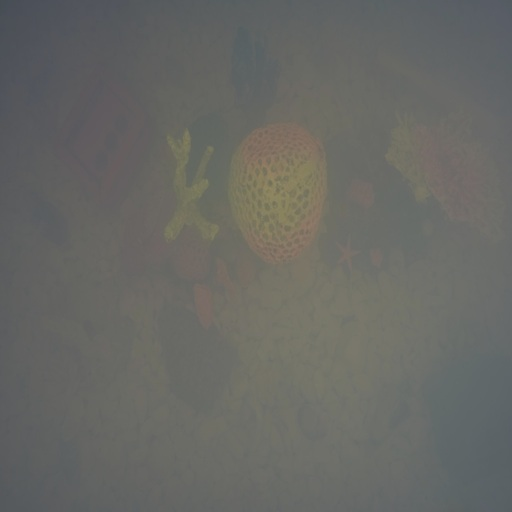
%> input picture Dark-Channel-Haze-Removal-master/5.jpg, 512 x 512 px
$ octave demo_fast.m   (GNU Octave 9; MATLAB toolbox functions it lacks are replaced by stand-ins)
%> lines starting %> are read from the running program, lines starting %| are printed output that depends on the picture; in (x1, y1, x2, y2) boxes, pixels count from 0 and x2, y2 are one past the last pixel; in counts of white or black regions, pixels touching at a corner belong together; the program's own positions count from 1
### Dark-Channel-Haze-Removal-master/dehaze_fast.m
function [ radiance ] = dehaze_fast( image, omega, win_size )
%DEHZE Summary of this function goes here
%   Detailed explanation goes here

if ~exist('omega', 'var')
    omega = 0.95;
end

if ~exist('win_size', 'var')
    win_size = 15;
end

r = 15;
res = 0.001;

[m, n, ~] = size(image);

dark_channel = get_dark_channel(image, win_size);

atmosphere = get_atmosphere(image, dark_channel);

trans_est = get_transmission_estimate(image, atmosphere, omega, win_size);

x = guided_filter(rgb2gray(image), trans_est, r, res);

transmission = reshape(x, m, n);

radiance = get_radiance(image, transmission, atmosphere);

end

### Dark-Channel-Haze-Removal-master/get_dark_channel.m
function dark_channel = get_dark_channel(image, win_size)

[m, n, ~] = size(image);

pad_size = floor(win_size/2);

padded_image = padarray(image, [pad_size pad_size], Inf);

dark_channel = zeros(m, n);

for j = 1 : m
    for i = 1 : n
        patch = padded_image(j : j + (win_size-1), i : i + (win_size-1), :);

        dark_channel(j,i) = min(patch(:));
     end
end

end

### Dark-Channel-Haze-Removal-master/get_atmosphere.m
function atmosphere = get_atmosphere(image, dark_channel)

[m, n, ~] = size(image);
n_pixels = m * n;

n_search_pixels = floor(n_pixels * 0.001);

% Reshape sources
dark_vec = reshape(dark_channel, n_pixels, 1);
image_vec = reshape(image, n_pixels, 3);

% Calculate intensities of brightest pixels in dark channel
% Warning: this is an approximation since averaging RGB may not correspond
% to perceptual intensity. Consider alternatives.
[~, indices] = sort(dark_vec, 'descend');
atmosphere_search_pixels = image_vec(indices(1:n_search_pixels),:);
intensities = mean(atmosphere_search_pixels,2);

% Find the greatest intensity pixels
[~, sorted_intensity_indices] = sort(intensities, 'descend');
max_intensity = intensities(sorted_intensity_indices(1),:);
top_intensity_indices = intensities == max_intensity;

% Get the mean RGB of brightest dark channel pixels
atmosphere = mean(atmosphere_search_pixels(top_intensity_indices,:),1);

end

### Dark-Channel-Haze-Removal-master/get_transmission_estimate.m
function trans_est = get_transmission_estimate(image, atmosphere, omega, win_size)

[m, n, ~] = size(image);

rep_atmosphere = repmat(reshape(atmosphere, [1, 1, 3]), m, n);

trans_est = 1 - omega * get_dark_channel( image ./ rep_atmosphere, win_size);

end

### Dark-Channel-Haze-Removal-master/guided_filter.m
function q = guided_filter(guide, target, radius, eps)

% Guided Filter implementation from "Fast Guided Filter"
% http://arxiv.org/abs/1505.00996
% Algorithm 1

[h, w] = size(guide);

avg_denom = window_sum_filter(ones(h, w), radius);

mean_g = window_sum_filter(guide, radius) ./ avg_denom;
mean_t = window_sum_filter(target, radius) ./ avg_denom;

corr_gg = window_sum_filter(guide .* guide, radius) ./ avg_denom;
corr_gt = window_sum_filter(guide .* target, radius) ./ avg_denom;

var_g = corr_gg - mean_g .* mean_g;
cov_gt = corr_gt - mean_g .* mean_t;

a = cov_gt ./ (var_g + eps);
b = mean_t - a .* mean_g;

mean_a = window_sum_filter(a, radius) ./ avg_denom;
mean_b = window_sum_filter(b, radius) ./ avg_denom;

q = mean_a .* guide + mean_b;

end

### Dark-Channel-Haze-Removal-master/window_sum_filter.m
function sum_img = window_sum_filter(image, r)

% sum_img(x, y) = = sum(sum(image(x-r:x+r, y-r:y+r)));

[h, w] = size(image);
sum_img = zeros(size(image));

% Y axis
im_cum = cumsum(image, 1);

sum_img(1:r+1, :) = im_cum(1+r:2*r+1, :);
sum_img(r+2:h-r, :) = im_cum(2*r+2:h, :) - im_cum(1:h-2*r-1, :);
sum_img(h-r+1:h, :) = repmat(im_cum(h, :), [r, 1]) - im_cum(h-2*r:h-r-1, :);

% X axis
im_cum = cumsum(sum_img, 2);

sum_img(:, 1:r+1) = im_cum(:, 1+r:2*r+1);
sum_img(:, r+2:w-r) = im_cum(:, 2*r+2:w) - im_cum(:, 1:w-2*r-1);
sum_img(:, w-r+1:w) = repmat(im_cum(:, w), [1, r]) - im_cum(:, w-2*r:w-r-1);

end

### Dark-Channel-Haze-Removal-master/get_radiance.m
function radiance = get_radiance(image, transmission, atmosphere)

[m, n, ~] = size(image);

rep_atmosphere = repmat(reshape(atmosphere, [1, 1, 3]), m, n);

max_transmission = repmat(max(transmission, 0.1), [1, 1, 3]);

radiance = ((image - rep_atmosphere) ./ max_transmission) + rep_atmosphere;

end

### Dark-Channel-Haze-Removal-master/demo_fast.m
warning('off','all');

tic;
image = double(imread('5.jpg'))/255;

image = imresize(image, 0.4);
%> image: size 205x205x3 double

result = dehaze_fast(image, 0.95, 5);
%> in get_dark_channel, `padded_image = padarray(image, [pad_size pad_size], Inf);`: padded_image: size 209x209x3 double; 3.79% of the values are NaN or infinite; the others: min 0.277, max 0.572, mean 0.403
%> after the loop in get_dark_channel, `for j = 1 : m`:
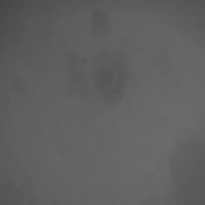
%> dark_channel: size 205x205 double; min 0.277, max 0.422, mean 0.38
%> in get_atmosphere, `atmosphere_search_pixels = image_vec(indices(1:n_search_pixels),:);`: atmosphere_search_pixels = 42 rows, first 12: [0.435 0.442 0.423; 0.445 0.449 0.426; 0.442 0.446 0.422; 0.444 0.448 0.426; 0.436 0.444 0.424; 0.436 0.443 0.424; 0.438 0.445 0.424; 0.444 0.448 0.427; 0.445 0.449 0.426; 0.438 0.446 0.426; 0.439 0.448 0.425; 0.437 0.444 0.425]
%> in get_atmosphere, `intensities = mean(atmosphere_search_pixels,2);`: intensities = 42 values, max 0.442 at index 29, min 0.433 at index 30, mean 0.437
%> in get_atmosphere, `[~, sorted_intensity_indices] = sort(intensities, 'descend');`: sorted_intensity_indices = 42 values, max 42 at index 23, min 1 at index 41, mean 21.5
%> in get_atmosphere, `max_intensity = intensities(sorted_intensity_indices(1),:);`: max_intensity = 0.442
%> in get_atmosphere, `top_intensity_indices = intensities == max_intensity;`: top_intensity_indices = 42 logical values, 1 true
%> in get_atmosphere, `atmosphere = mean(atmosphere_search_pixels(top_intensity_indices,:),1);`: atmosphere = [0.446 0.45 0.43]
%> call 2 of get_dark_channel, with win_size = 5
%> in get_dark_channel (call 2), `padded_image = padarray(image, [pad_size pad_size], Inf);`: padded_image: size 209x209x3 double; 3.79% of the values are NaN or infinite; the others: min 0.621, max 1.28, mean 0.912
%> after the loop in get_dark_channel (call 2), `for j = 1 : m`:
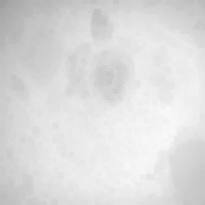
%> dark_channel: size 205x205 double; min 0.621, max 0.98, mean 0.868
%> in get_transmission_estimate, `trans_est = 1 - omega * get_dark_channel( image ./ rep_atmosphere, win..`:
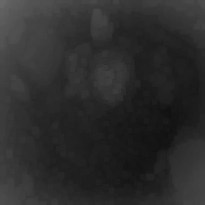
%> trans_est: size 205x205 double; min 0.069, max 0.41, mean 0.176
%> in window_sum_filter, `sum_img(:, w-r+1:w) = repmat(im_cum(:, w), [1, r]) - im_cum(:, w-2*r:w..`: sum_img: size 205x205 double; min 256, max 961, mean 889.8
%> in window_sum_filter (call 2), `sum_img(h-r+1:h, :) = repmat(im_cum(h, :), [r, 1]) - im_cum(h-2*r:h-r-..`: sum_img: size 205x205 double; min 4.9, max 15.11, mean 12.17
%> in window_sum_filter (call 2), `sum_img(:, 1:r+1) = im_cum(:, 1+r:2*r+1);`: sum_img: size 205x205 double; min 5.17, max 368.3, mean 31.1
%> in window_sum_filter (call 2), `sum_img(:, w-r+1:w) = repmat(im_cum(:, w), [1, r]) - im_cum(:, w-2*r:w..`: sum_img: size 205x205 double; min 80.52, max 458.7, mean 364
%> in window_sum_filter (call 3), `sum_img(h-r+1:h, :) = repmat(im_cum(h, :), [r, 1]) - im_cum(h-2*r:h-r-..`: sum_img: size 205x205 double; min 2.09, max 11.59, mean 5.18
%> in window_sum_filter (call 3), `sum_img(:, 1:r+1) = im_cum(:, 1+r:2*r+1);`: sum_img: size 205x205 double; min 2.09, max 324.1, mean 18.4
%> in window_sum_filter (call 3), `sum_img(:, w-r+1:w) = repmat(im_cum(:, w), [1, r]) - im_cum(:, w-2*r:w..`: sum_img: size 205x205 double; min 56.9, max 324.1, mean 152.6
%> call 4 of window_sum_filter, with r = 15
%> in window_sum_filter (call 4), `sum_img(h-r+1:h, :) = repmat(im_cum(h, :), [r, 1]) - im_cum(h-2*r:h-r-..`: sum_img: size 205x205 double; min 1.5, max 7.37, mean 4.99
%> in window_sum_filter (call 4), `sum_img(:, 1:r+1) = im_cum(:, 1+r:2*r+1);`: sum_img: size 205x205 double; min 1.67, max 141.3, mean 11.9
%> in window_sum_filter (call 4), `sum_img(:, w-r+1:w) = repmat(im_cum(:, w), [1, r]) - im_cum(:, w-2*r:w..`:
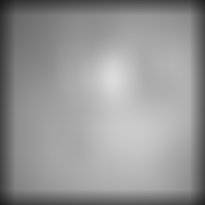
%> sum_img: size 205x205 double; min 25.34, max 219.2, mean 149.8
%> call 5 of window_sum_filter, with r = 15
%> in window_sum_filter (call 5), `sum_img(h-r+1:h, :) = repmat(im_cum(h, :), [r, 1]) - im_cum(h-2*r:h-r-..`:
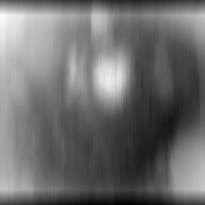
%> sum_img: size 205x205 double; min 0.871, max 3.65, mean 2.07; drawn with min black and max white
%> in window_sum_filter (call 5), `im_cum = cumsum(sum_img, 2);`:
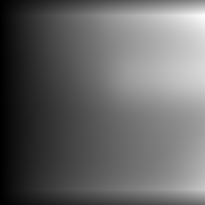
%> im_cum: size 205x205 double; min 1.6, max 566.4, mean 227.4; drawn with min black and max white
%> in window_sum_filter (call 5), `sum_img(:, 1:r+1) = im_cum(:, 1+r:2*r+1);`:
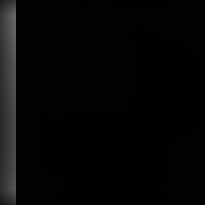
%> sum_img: size 205x205 double; 7.8% of pixels changed, all inside (x1, y1, x2, y2) = (0, 0, 16, 205)
toc;


figure;imshow(image);title("Image");
figure;imshow(result);title('Dehazed image');

PSNR = psnr(result, image);
%> PSNR = 14.15
disp(['PSNR: ', num2str(PSNR)]);
%| PSNR: 14.1518

warning('on','all');

$ run again, with Dark-Channel-Haze-Removal-master/1.jpg copied over Dark-Channel-Haze-Removal-master/5.jpg
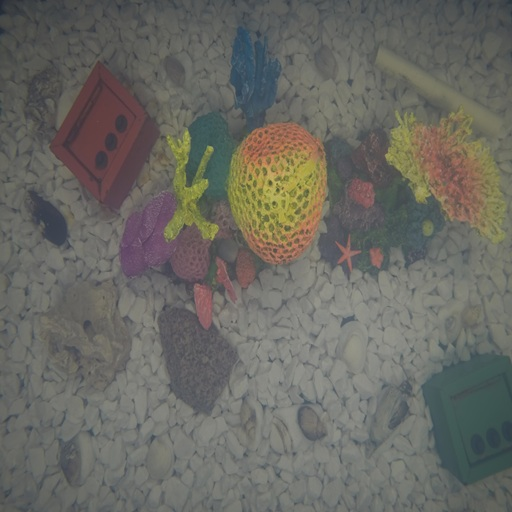
%> input picture Dark-Channel-Haze-Removal-master/1.jpg, 512 x 512 px
%> padded_image: size 209x209x3 double; 3.79% of the values are NaN or infinite; the others: min 0.147, max 0.77, mean 0.403
%> after the loop in get_dark_channel, `for j = 1 : m`:
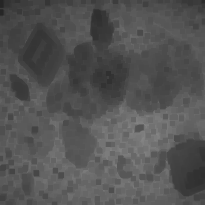
%> dark_channel: size 205x205 double; min 0.147, max 0.521, mean 0.33
%> atmosphere_search_pixels = 42 rows, first 12: [0.562 0.57 0.527; 0.581 0.582 0.534; 0.582 0.583 0.533; 0.577 0.579 0.527; 0.564 0.571 0.528; 0.57 0.577 0.532; 0.568 0.576 0.53; 0.559 0.559 0.53; 0.548 0.552 0.524; 0.534 0.538 0.514; 0.581 0.584 0.529; 0.563 0.567 0.534]
%> intensities = 42 values, max 0.566 at index 3, min 0.525 at index 40, mean 0.549
%> sorted_intensity_indices = 42 values, max 42 at index 18, min 1 at index 19, mean 21.5
%> max_intensity = 0.566
%> top_intensity_indices = 42 logical values, 1 true
%> in get_atmosphere, `atmosphere = mean(atmosphere_search_pixels(top_intensity_indices,:),1);`: atmosphere = [0.582 0.583 0.533]
%> padded_image: size 209x209x3 double; 3.79% of the values are NaN or infinite; the others: min 0.252, max 1.32, mean 0.713
%> in window_sum_filter (call 5), `sum_img(:, 1:r+1) = im_cum(:, 1+r:2*r+1);`:
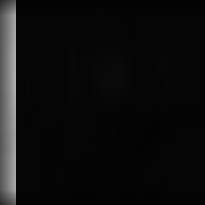
%> sum_img: size 205x205 double; min 2.24, max 177.1, mean 14.5
%> PSNR = 14.2
%| PSNR: 14.2035

$ run again, with Dark-Channel-Haze-Removal-master/2.jpg copied over Dark-Channel-Haze-Removal-master/5.jpg
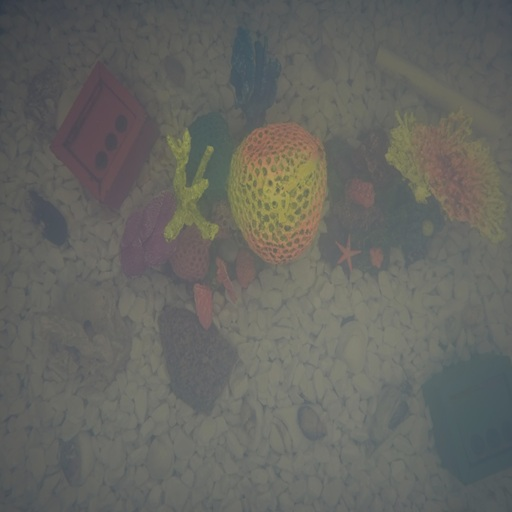
%> input picture Dark-Channel-Haze-Removal-master/2.jpg, 512 x 512 px
%> padded_image: size 209x209x3 double; 3.79% of the values are NaN or infinite; the others: min 0.193, max 0.694, mean 0.394
%> atmosphere_search_pixels = 42 rows, first 12: [0.506 0.507 0.459; 0.511 0.512 0.461; 0.511 0.514 0.453; 0.515 0.519 0.464; 0.514 0.516 0.464; 0.51 0.514 0.459; 0.513 0.517 0.462; 0.514 0.511 0.459; 0.51 0.514 0.459; 0.509 0.513 0.458; 0.508 0.512 0.457; 0.506 0.509 0.456]
%> intensities = 42 values, max 0.499 at index 4, min 0.477 at index 30, mean 0.492
%> sorted_intensity_indices = 42 values, max 42 at index 37, min 1 at index 27, mean 21.5
%> max_intensity = 0.499
%> top_intensity_indices = 42 logical values, 1 true
%> in get_atmosphere, `atmosphere = mean(atmosphere_search_pixels(top_intensity_indices,:),1);`: atmosphere = [0.515 0.519 0.464]
%> padded_image: size 209x209x3 double; 3.79% of the values are NaN or infinite; the others: min 0.374, max 1.35, mean 0.791
%> after the loop in get_dark_channel (call 2), `for j = 1 : m`:
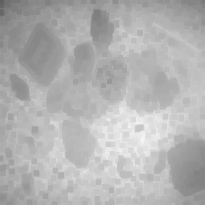
%> dark_channel: size 205x205 double; min 0.374, max 0.975, mean 0.702
%> in window_sum_filter (call 5), `sum_img(:, 1:r+1) = im_cum(:, 1+r:2*r+1);`:
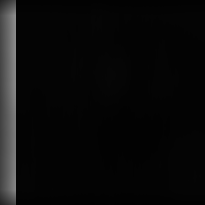
%> sum_img: size 205x205 double; min 1.72, max 141.5, mean 11.1
%> PSNR = 13.52
%| PSNR: 13.5212
